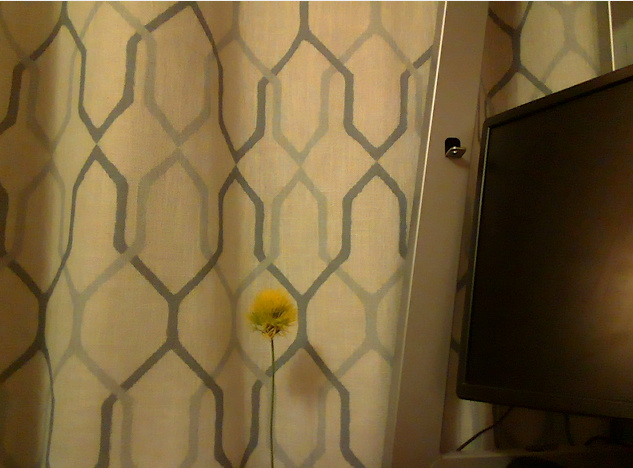
#> input picture src/replayer/src/sampledand.png, 633 x 468 px
$ python dilation_erosion.py --input sampledand.png
#> lines starting #> are read from the running program, lines starting #| are printed output that depends on the picture
from __future__ import print_function
import cv2 as cv
import numpy as np
import argparse
src = None
erosion_size = 0
max_elem = 2
max_kernel_size = 21
title_trackbar_element_shape = 'Element:\n 0: Rect \n 1: Cross \n 2: Ellipse'
title_trackbar_kernel_size = 'Kernel size:\n 2n +1'
title_erosion_window = 'Erosion Demo'
title_dilation_window = 'Dilation Demo'

def main(image):
#> called with image = 'sampledand.png'
    global src
    src = cv.imread('sampledand.png')
#> src is the input picture: shape (468, 633, 3); mean B, G, R 60, 98.3, 119.5
    # src = cv.imread('sampledand.png',0)
    if src is None:
        print('Could not open or find the image: ', image)
        exit(0)
    cv.namedWindow(title_erosion_window)
    cv.createTrackbar(title_trackbar_element_shape, title_erosion_window, 0, max_elem, erosion)
#> slider 'Element:\n 0: Rect \n 1: Cross \n' is set to 1
    cv.createTrackbar(title_trackbar_kernel_size, title_erosion_window, 0, max_kernel_size, erosion)
#> slider 'Kernel size:\n 2n +1' is set to 7
    cv.namedWindow(title_dilation_window)
    cv.createTrackbar(title_trackbar_element_shape, title_dilation_window, 0, max_elem, dilatation)
#> slider 'Element:\n 0: Rect \n 1: Cross \n' is set to 1
    cv.createTrackbar(title_trackbar_kernel_size, title_dilation_window, 0, max_kernel_size, dilatation)
#> slider 'Kernel size:\n 2n +1' is set to 7
    erosion(0)
    dilatation(0)
    cv.waitKey()
# optional mapping of values with morphological shapes
def morph_shape(val):
    if val == 0:
        return cv.MORPH_RECT
    elif val == 1:
        return cv.MORPH_CROSS
    elif val == 2:
        return cv.MORPH_ELLIPSE

def erosion(val):
#> called with val = 0
    erosion_size = cv.getTrackbarPos(title_trackbar_kernel_size, title_erosion_window)
    erosion_shape = morph_shape(cv.getTrackbarPos(title_trackbar_element_shape, title_erosion_window))

    element = cv.getStructuringElement(erosion_shape, (2 * erosion_size + 1, 2 * erosion_size + 1),
                                       (erosion_size, erosion_size))

    erosion_dst = cv.erode(src, element)
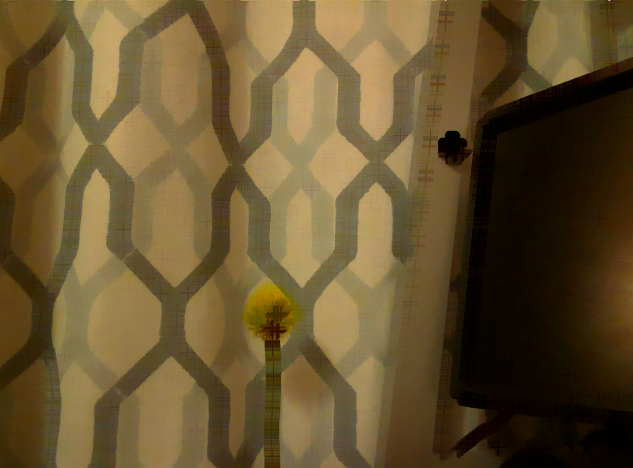
#> erosion_dst: shape (468, 633, 3); mean B, G, R 47.2, 83.1, 102.3
    cv.imshow(title_erosion_window, erosion_dst)

def dilatation(val):
#> called with val = 0
    dilatation_size = cv.getTrackbarPos(title_trackbar_kernel_size, title_dilation_window)
    dilation_shape = morph_shape(cv.getTrackbarPos(title_trackbar_element_shape, title_dilation_window))
    element = cv.getStructuringElement(dilation_shape, (2 * dilatation_size + 1, 2 * dilatation_size + 1),
                                       (dilatation_size, dilatation_size))
    dilatation_dst = cv.dilate(src, element)
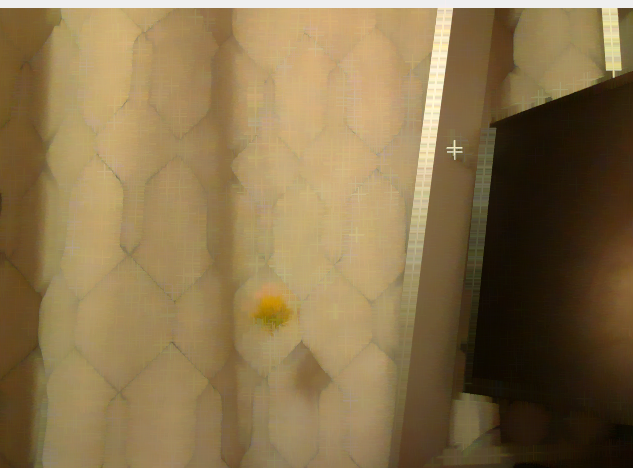
#> dilatation_dst: shape (468, 633, 3); mean B, G, R 75.4, 114.4, 136.6
    cv.imshow(title_dilation_window, dilatation_dst)

if __name__ == "__main__":
    parser = argparse.ArgumentParser(description='Code for Eroding and Dilating tutorial.')
    parser.add_argument('--input', help='Path to input image.', default='LinuxLogo.jpg')
    args = parser.parse_args()
    main(args.input)
